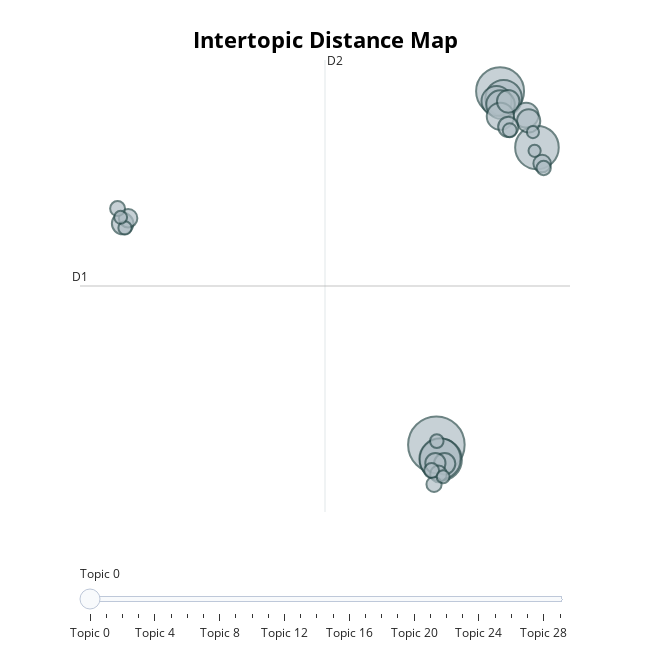

Notebook source saved alongside this figure:
### Code cell
# Visualize the topics
topic_model.visualize_topics()

### Figure 1 — Plotly figure (JSON) as saved in the notebook; plotly's stock layout.template omitted (floating-point values rounded to 4 significant figures)
{"data": [{"customdata": [[0, "Red Hill Environmental Remediation and Water Quality Monitoring Efforts", 345], [1, "Water Resource Management and Public Trust Issues in Hawaiʻi", 248], [2, "Zoom Meeting Discussion on Item B-1", 205], [3, "Water Resource Management and Infrastructure Planning in Hawai‘i", 189], [4, "Stream Flow Management and Diversion Modifications in West Maui", 183], [5, "KIUC Phase One Agreement and Cost Estimates for Modifications", 143], [6, "West Maui Water Rights and Management Debate", 98], [7, "Support for Kaleo Manuel's Reappointment as Deputy Director of the Water Commission", 88], [8, "Commission Discussions on Contested Case Hearing and Permit Review Process", 80], [9, "Delegation and Rulemaking Issues in Commission Decisions", 66], [10, "Legislative Process and Commission Involvement in Water Management Bills", 58], [11, "Maui Temporary Housing for Lahaina Fire Displaced Residents", 55], [12, "Stream Channel Alteration and Diversion Permits in Hawaii", 50], [13, "Water Resource Planning and Management in East Honolulu and Maui", 49], [14, "Agricultural Water Usage and Allocation Analysis", 44], [15, "Traditional and Customary Rights of Native Hawaiians and Their Legal Implications", 44], [16, "Staff Recommendations Approval Motions (Hannahs/Katayama)", 37], [17, "Understanding Feedback and Comparison Issues", 33], [18, "Federal Funding and Watershed Management Efforts", 30], [19, "Data Utilization and Knowledge Exchange in Decision Making", 25], [20, "Groundwater Availability and Sustainability in Hawai‘i Aquifers", 24], [21, "Stream Protection Management Overview by Dr. Ayron Strauch", 24], [22, "Clarification of Disputed Numeric Data", 22], [23, "Ka Paʻakai Mitigation and Impact Analysis", 21], [24, "Community Feedback on Water Quality Data and Accessibility", 20], [25, "Delegation of Authority for Well Construction and Pump Installation Permits in Hawaii", 19], [26, "Update on Water Resource Management in Waimea and Lahaina Aquifers", 18], [27, "Balancing Water Reservations and Public Trust Uses for DHHL", 18], [28, "Screen Sharing Issues in Online Meetings", 16], [29, "Commission Briefing and Public Engagement", 16]], "hovertemplate": "<b>Topic %{customdata[0]}</b><br>%{customdata[1]}<br>Size: %{customdata[2]}", "legendgroup": "", "marker": {"color": "#B0BEC5", "line": {"color": "DarkSlateGrey", "width": 2}, "size": [345, 248, 205, 189, 183, 143, 98, 88, 80, 66, 58, 55, 50, 49, 44, 44, 37, 33, 30, 25, 24, 24, 22, 21, 20, 19, 18, 18, 16, 16], "sizemode": "area", "sizeref": 0.2156, "symbol": "circle"}, "mode": "markers", "name": "", "orientation": "v", "showlegend": false, "type": "scatter", "x": [5.273, 10.2, 13.04, 5.625, 5.556, 10.47, 9.924, 10.23, 10.22, 12.21, 12.4, 10.83, -18.96, 5.913, 5.199, 10.83, -18.54, 13.44, 5.44, 5.094, 4.906, -19.35, 13.56, 10.94, 5.306, -18.78, -19.12, 5.797, 12.86, 12.73], "xaxis": "x", "y": [-5.523, 7.922, 5.784, -6.093, -6.064, 7.66, 7.551, 7.417, 6.971, 7.009, 6.795, 7.538, 2.889, -6.247, -6.227, 6.567, 3.094, 5.17, -6.633, -7.028, -6.506, 3.459, 5.003, 6.438, -5.386, 2.723, 3.126, -6.74, 5.656, 6.37], "yaxis": "y"}], "layout": {"annotations": [{"showarrow": false, "text": "D1", "x": -22.26, "y": 0.5141, "yshift": 10}, {"showarrow": false, "text": "D2", "x": -3.33, "xshift": 10, "y": 9.111}], "height": 650, "hoverlabel": {"bgcolor": "white", "font": {"family": "Rockwell", "size": 16}}, "legend": {"itemsizing": "constant", "tracegroupgap": 0}, "margin": {"t": 60}, "shapes": [{"line": {"color": "#CFD8DC", "width": 2}, "type": "line", "x0": -3.33, "x1": -3.33, "y0": -8.083, "y1": 9.111}, {"line": {"color": "#9E9E9E", "width": 2}, "type": "line", "x0": -22.26, "x1": 15.6, "y0": 0.5141, "y1": 0.5141}], "sliders": [{"active": 0, "pad": {"t": 50}, "steps": [{"args": [{"marker.color": [["red", "#B0BEC5", "#B0BEC5", "#B0BEC5", "#B0BEC5", "#B0BEC5", "#B0BEC5", "#B0BEC5", "#B0BEC5", "#B0BEC5", "#B0BEC5", "#B0BEC5", "#B0BEC5", "#B0BEC5", "#B0BEC5", "#B0BEC5", "#B0BEC5", "#B0BEC5", "#B0BEC5", "#B0BEC5", "#B0BEC5", "#B0BEC5", "#B0BEC5", "#B0BEC5", "#B0BEC5", "#B0BEC5", "#B0BEC5", "#B0BEC5", "#B0BEC5", "#B0BEC5"]]}], "label": "Topic 0", "method": "update"}, {"args": [{"marker.color": [["#B0BEC5", "red", "#B0BEC5", "#B0BEC5", "#B0BEC5", "#B0BEC5", "#B0BEC5", "#B0BEC5", "#B0BEC5", "#B0BEC5", "#B0BEC5", "#B0BEC5", "#B0BEC5", "#B0BEC5", "#B0BEC5", "#B0BEC5", "#B0BEC5", "#B0BEC5", "#B0BEC5", "#B0BEC5", "#B0BEC5", "#B0BEC5", "#B0BEC5", "#B0BEC5", "#B0BEC5", "#B0BEC5", "#B0BEC5", "#B0BEC5", "#B0BEC5", "#B0BEC5"]]}], "label": "Topic 1", "method": "update"}, {"args": [{"marker.color": [["#B0BEC5", "#B0BEC5", "red", "#B0BEC5", "#B0BEC5", "#B0BEC5", "#B0BEC5", "#B0BEC5", "#B0BEC5", "#B0BEC5", "#B0BEC5", "#B0BEC5", "#B0BEC5", "#B0BEC5", "#B0BEC5", "#B0BEC5", "#B0BEC5", "#B0BEC5", "#B0BEC5", "#B0BEC5", "#B0BEC5", "#B0BEC5", "#B0BEC5", "#B0BEC5", "#B0BEC5", "#B0BEC5", "#B0BEC5", "#B0BEC5", "#B0BEC5", "#B0BEC5"]]}], "label": "Topic 2", "method": "update"}, {"args": [{"marker.color": [["#B0BEC5", "#B0BEC5", "#B0BEC5", "red", "#B0BEC5", "#B0BEC5", "#B0BEC5", "#B0BEC5", "#B0BEC5", "#B0BEC5", "#B0BEC5", "#B0BEC5", "#B0BEC5", "#B0BEC5", "#B0BEC5", "#B0BEC5", "#B0BEC5", "#B0BEC5", "#B0BEC5", "#B0BEC5", "#B0BEC5", "#B0BEC5", "#B0BEC5", "#B0BEC5", "#B0BEC5", "#B0BEC5", "#B0BEC5", "#B0BEC5", "#B0BEC5", "#B0BEC5"]]}], "label": "Topic 3", "method": "update"}, {"args": [{"marker.color": [["#B0BEC5", "#B0BEC5", "#B0BEC5", "#B0BEC5", "red", "#B0BEC5", "#B0BEC5", "#B0BEC5", "#B0BEC5", "#B0BEC5", "#B0BEC5", "#B0BEC5", "#B0BEC5", "#B0BEC5", "#B0BEC5", "#B0BEC5", "#B0BEC5", "#B0BEC5", "#B0BEC5", "#B0BEC5", "#B0BEC5", "#B0BEC5", "#B0BEC5", "#B0BEC5", "#B0BEC5", "#B0BEC5", "#B0BEC5", "#B0BEC5", "#B0BEC5", "#B0BEC5"]]}], "label": "Topic 4", "method": "update"}, {"args": [{"marker.color": [["#B0BEC5", "#B0BEC5", "#B0BEC5", "#B0BEC5", "#B0BEC5", "red", "#B0BEC5", "#B0BEC5", "#B0BEC5", "#B0BEC5", "#B0BEC5", "#B0BEC5", "#B0BEC5", "#B0BEC5", "#B0BEC5", "#B0BEC5", "#B0BEC5", "#B0BEC5", "#B0BEC5", "#B0BEC5", "#B0BEC5", "#B0BEC5", "#B0BEC5", "#B0BEC5", "#B0BEC5", "#B0BEC5", "#B0BEC5", "#B0BEC5", "#B0BEC5", "#B0BEC5"]]}], "label": "Topic 5", "method": "update"}, {"args": [{"marker.color": [["#B0BEC5", "#B0BEC5", "#B0BEC5", "#B0BEC5", "#B0BEC5", "#B0BEC5", "red", "#B0BEC5", "#B0BEC5", "#B0BEC5", "#B0BEC5", "#B0BEC5", "#B0BEC5", "#B0BEC5", "#B0BEC5", "#B0BEC5", "#B0BEC5", "#B0BEC5", "#B0BEC5", "#B0BEC5", "#B0BEC5", "#B0BEC5", "#B0BEC5", "#B0BEC5", "#B0BEC5", "#B0BEC5", "#B0BEC5", "#B0BEC5", "#B0BEC5", "#B0BEC5"]]}], "label": "Topic 6", "method": "update"}, {"args": [{"marker.color": [["#B0BEC5", "#B0BEC5", "#B0BEC5", "#B0BEC5", "#B0BEC5", "#B0BEC5", "#B0BEC5", "red", "#B0BEC5", "#B0BEC5", "#B0BEC5", "#B0BEC5", "#B0BEC5", "#B0BEC5", "#B0BEC5", "#B0BEC5", "#B0BEC5", "#B0BEC5", "#B0BEC5", "#B0BEC5", "#B0BEC5", "#B0BEC5", "#B0BEC5", "#B0BEC5", "#B0BEC5", "#B0BEC5", "#B0BEC5", "#B0BEC5", "#B0BEC5", "#B0BEC5"]]}], "label": "Topic 7", "method": "update"}, {"args": [{"marker.color": [["#B0BEC5", "#B0BEC5", "#B0BEC5", "#B0BEC5", "#B0BEC5", "#B0BEC5", "#B0BEC5", "#B0BEC5", "red", "#B0BEC5", "#B0BEC5", "#B0BEC5", "#B0BEC5", "#B0BEC5", "#B0BEC5", "#B0BEC5", "#B0BEC5", "#B0BEC5", "#B0BEC5", "#B0BEC5", "#B0BEC5", "#B0BEC5", "#B0BEC5", "#B0BEC5", "#B0BEC5", "#B0BEC5", "#B0BEC5", "#B0BEC5", "#B0BEC5", "#B0BEC5"]]}], "label": "Topic 8", "method": "update"}, {"args": [{"marker.color": [["#B0BEC5", "#B0BEC5", "#B0BEC5", "#B0BEC5", "#B0BEC5", "#B0BEC5", "#B0BEC5", "#B0BEC5", "#B0BEC5", "red", "#B0BEC5", "#B0BEC5", "#B0BEC5", "#B0BEC5", "#B0BEC5", "#B0BEC5", "#B0BEC5", "#B0BEC5", "#B0BEC5", "#B0BEC5", "#B0BEC5", "#B0BEC5", "#B0BEC5", "#B0BEC5", "#B0BEC5", "#B0BEC5", "#B0BEC5", "#B0BEC5", "#B0BEC5", "#B0BEC5"]]}], "label": "Topic 9", "method": "update"}, {"args": [{"marker.color": [["#B0BEC5", "#B0BEC5", "#B0BEC5", "#B0BEC5", "#B0BEC5", "#B0BEC5", "#B0BEC5", "#B0BEC5", "#B0BEC5", "#B0BEC5", "red", "#B0BEC5", "#B0BEC5", "#B0BEC5", "#B0BEC5", "#B0BEC5", "#B0BEC5", "#B0BEC5", "#B0BEC5", "#B0BEC5", "#B0BEC5", "#B0BEC5", "#B0BEC5", "#B0BEC5", "#B0BEC5", "#B0BEC5", "#B0BEC5", "#B0BEC5", "#B0BEC5", "#B0BEC5"]]}], "label": "Topic 10", "method": "update"}, {"args": [{"marker.color": [["#B0BEC5", "#B0BEC5", "#B0BEC5", "#B0BEC5", "#B0BEC5", "#B0BEC5", "#B0BEC5", "#B0BEC5", "#B0BEC5", "#B0BEC5", "#B0BEC5", "red", "#B0BEC5", "#B0BEC5", "#B0BEC5", "#B0BEC5", "#B0BEC5", "#B0BEC5", "#B0BEC5", "#B0BEC5", "#B0BEC5", "#B0BEC5", "#B0BEC5", "#B0BEC5", "#B0BEC5", "#B0BEC5", "#B0BEC5", "#B0BEC5", "#B0BEC5", "#B0BEC5"]]}], "label": "Topic 11", "method": "update"}, {"args": [{"marker.color": [["#B0BEC5", "#B0BEC5", "#B0BEC5", "#B0BEC5", "#B0BEC5", "#B0BEC5", "#B0BEC5", "#B0BEC5", "#B0BEC5", "#B0BEC5", "#B0BEC5", "#B0BEC5", "red", "#B0BEC5", "#B0BEC5", "#B0BEC5", "#B0BEC5", "#B0BEC5", "#B0BEC5", "#B0BEC5", "#B0BEC5", "#B0BEC5", "#B0BEC5", "#B0BEC5", "#B0BEC5", "#B0BEC5", "#B0BEC5", "#B0BEC5", "#B0BEC5", "#B0BEC5"]]}], "label": "Topic 12", "method": "update"}, {"args": [{"marker.color": [["#B0BEC5", "#B0BEC5", "#B0BEC5", "#B0BEC5", "#B0BEC5", "#B0BEC5", "#B0BEC5", "#B0BEC5", "#B0BEC5", "#B0BEC5", "#B0BEC5", "#B0BEC5", "#B0BEC5", "red", "#B0BEC5", "#B0BEC5", "#B0BEC5", "#B0BEC5", "#B0BEC5", "#B0BEC5", "#B0BEC5", "#B0BEC5", "#B0BEC5", "#B0BEC5", "#B0BEC5", "#B0BEC5", "#B0BEC5", "#B0BEC5", "#B0BEC5", "#B0BEC5"]]}], "label": "Topic 13", "method": "update"}, {"args": [{"marker.color": [["#B0BEC5", "#B0BEC5", "#B0BEC5", "#B0BEC5", "#B0BEC5", "#B0BEC5", "#B0BEC5", "#B0BEC5", "#B0BEC5", "#B0BEC5", "#B0BEC5", "#B0BEC5", "#B0BEC5", "#B0BEC5", "red", "#B0BEC5", "#B0BEC5", "#B0BEC5", "#B0BEC5", "#B0BEC5", "#B0BEC5", "#B0BEC5", "#B0BEC5", "#B0BEC5", "#B0BEC5", "#B0BEC5", "#B0BEC5", "#B0BEC5", "#B0BEC5", "#B0BEC5"]]}], "label": "Topic 14", "method": "update"}, {"args": [{"marker.color": [["#B0BEC5", "#B0BEC5", "#B0BEC5", "#B0BEC5", "#B0BEC5", "#B0BEC5", "#B0BEC5", "#B0BEC5", "#B0BEC5", "#B0BEC5", "#B0BEC5", "#B0BEC5", "#B0BEC5", "#B0BEC5", "#B0BEC5", "red", "#B0BEC5", "#B0BEC5", "#B0BEC5", "#B0BEC5", "#B0BEC5", "#B0BEC5", "#B0BEC5", "#B0BEC5", "#B0BEC5", "#B0BEC5", "#B0BEC5", "#B0BEC5", "#B0BEC5", "#B0BEC5"]]}], "label": "Topic 15", "method": "update"}, {"args": [{"marker.color": [["#B0BEC5", "#B0BEC5", "#B0BEC5", "#B0BEC5", "#B0BEC5", "#B0BEC5", "#B0BEC5", "#B0BEC5", "#B0BEC5", "#B0BEC5", "#B0BEC5", "#B0BEC5", "#B0BEC5", "#B0BEC5", "#B0BEC5", "#B0BEC5", "red", "#B0BEC5", "#B0BEC5", "#B0BEC5", "#B0BEC5", "#B0BEC5", "#B0BEC5", "#B0BEC5", "#B0BEC5", "#B0BEC5", "#B0BEC5", "#B0BEC5", "#B0BEC5", "#B0BEC5"]]}], "label": "Topic 16", "method": "update"}, {"args": [{"marker.color": [["#B0BEC5", "#B0BEC5", "#B0BEC5", "#B0BEC5", "#B0BEC5", "#B0BEC5", "#B0BEC5", "#B0BEC5", "#B0BEC5", "#B0BEC5", "#B0BEC5", "#B0BEC5", "#B0BEC5", "#B0BEC5", "#B0BEC5", "#B0BEC5", "#B0BEC5", "red", "#B0BEC5", "#B0BEC5", "#B0BEC5", "#B0BEC5", "#B0BEC5", "#B0BEC5", "#B0BEC5", "#B0BEC5", "#B0BEC5", "#B0BEC5", "#B0BEC5", "#B0BEC5"]]}], "label": "Topic 17", "method": "update"}, {"args": [{"marker.color": [["#B0BEC5", "#B0BEC5", "#B0BEC5", "#B0BEC5", "#B0BEC5", "#B0BEC5", "#B0BEC5", "#B0BEC5", "#B0BEC5", "#B0BEC5", "#B0BEC5", "#B0BEC5", "#B0BEC5", "#B0BEC5", "#B0BEC5", "#B0BEC5", "#B0BEC5", "#B0BEC5", "red", "#B0BEC5", "#B0BEC5", "#B0BEC5", "#B0BEC5", "#B0BEC5", "#B0BEC5", "#B0BEC5", "#B0BEC5", "#B0BEC5", "#B0BEC5", "#B0BEC5"]]}], "label": "Topic 18", "method": "update"}, {"args": [{"marker.color": [["#B0BEC5", "#B0BEC5", "#B0BEC5", "#B0BEC5", "#B0BEC5", "#B0BEC5", "#B0BEC5", "#B0BEC5", "#B0BEC5", "#B0BEC5", "#B0BEC5", "#B0BEC5", "#B0BEC5", "#B0BEC5", "#B0BEC5", "#B0BEC5", "#B0BEC5", "#B0BEC5", "#B0BEC5", "red", "#B0BEC5", "#B0BEC5", "#B0BEC5", "#B0BEC5", "#B0BEC5", "#B0BEC5", "#B0BEC5", "#B0BEC5", "#B0BEC5", "#B0BEC5"]]}], "label": "Topic 19", "method": "update"}, {"args": [{"marker.color": [["#B0BEC5", "#B0BEC5", "#B0BEC5", "#B0BEC5", "#B0BEC5", "#B0BEC5", "#B0BEC5", "#B0BEC5", "#B0BEC5", "#B0BEC5", "#B0BEC5", "#B0BEC5", "#B0BEC5", "#B0BEC5", "#B0BEC5", "#B0BEC5", "#B0BEC5", "#B0BEC5", "#B0BEC5", "#B0BEC5", "red", "#B0BEC5", "#B0BEC5", "#B0BEC5", "#B0BEC5", "#B0BEC5", "#B0BEC5", "#B0BEC5", "#B0BEC5", "#B0BEC5"]]}], "label": "Topic 20", "method": "update"}, {"args": [{"marker.color": [["#B0BEC5", "#B0BEC5", "#B0BEC5", "#B0BEC5", "#B0BEC5", "#B0BEC5", "#B0BEC5", "#B0BEC5", "#B0BEC5", "#B0BEC5", "#B0BEC5", "#B0BEC5", "#B0BEC5", "#B0BEC5", "#B0BEC5", "#B0BEC5", "#B0BEC5", "#B0BEC5", "#B0BEC5", "#B0BEC5", "#B0BEC5", "red", "#B0BEC5", "#B0BEC5", "#B0BEC5", "#B0BEC5", "#B0BEC5", "#B0BEC5", "#B0BEC5", "#B0BEC5"]]}], "label": "Topic 21", "method": "update"}, {"args": [{"marker.color": [["#B0BEC5", "#B0BEC5", "#B0BEC5", "#B0BEC5", "#B0BEC5", "#B0BEC5", "#B0BEC5", "#B0BEC5", "#B0BEC5", "#B0BEC5", "#B0BEC5", "#B0BEC5", "#B0BEC5", "#B0BEC5", "#B0BEC5", "#B0BEC5", "#B0BEC5", "#B0BEC5", "#B0BEC5", "#B0BEC5", "#B0BEC5", "#B0BEC5", "red", "#B0BEC5", "#B0BEC5", "#B0BEC5", "#B0BEC5", "#B0BEC5", "#B0BEC5", "#B0BEC5"]]}], "label": "Topic 22", "method": "update"}, {"args": [{"marker.color": [["#B0BEC5", "#B0BEC5", "#B0BEC5", "#B0BEC5", "#B0BEC5", "#B0BEC5", "#B0BEC5", "#B0BEC5", "#B0BEC5", "#B0BEC5", "#B0BEC5", "#B0BEC5", "#B0BEC5", "#B0BEC5", "#B0BEC5", "#B0BEC5", "#B0BEC5", "#B0BEC5", "#B0BEC5", "#B0BEC5", "#B0BEC5", "#B0BEC5", "#B0BEC5", "red", "#B0BEC5", "#B0BEC5", "#B0BEC5", "#B0BEC5", "#B0BEC5", "#B0BEC5"]]}], "label": "Topic 23", "method": "update"}, {"args": [{"marker.color": [["#B0BEC5", "#B0BEC5", "#B0BEC5", "#B0BEC5", "#B0BEC5", "#B0BEC5", "#B0BEC5", "#B0BEC5", "#B0BEC5", "#B0BEC5", "#B0BEC5", "#B0BEC5", "#B0BEC5", "#B0BEC5", "#B0BEC5", "#B0BEC5", "#B0BEC5", "#B0BEC5", "#B0BEC5", "#B0BEC5", "#B0BEC5", "#B0BEC5", "#B0BEC5", "#B0BEC5", "red", "#B0BEC5", "#B0BEC5", "#B0BEC5", "#B0BEC5", "#B0BEC5"]]}], "label": "Topic 24", "method": "update"}, {"args": [{"marker.color": [["#B0BEC5", "#B0BEC5", "#B0BEC5", "#B0BEC5", "#B0BEC5", "#B0BEC5", "#B0BEC5", "#B0BEC5", "#B0BEC5", "#B0BEC5", "#B0BEC5", "#B0BEC5", "#B0BEC5", "#B0BEC5", "#B0BEC5", "#B0BEC5", "#B0BEC5", "#B0BEC5", "#B0BEC5", "#B0BEC5", "#B0BEC5", "#B0BEC5", "#B0BEC5", "#B0BEC5", "#B0BEC5", "red", "#B0BEC5", "#B0BEC5", "#B0BEC5", "#B0BEC5"]]}], "label": "Topic 25", "method": "update"}, {"args": [{"marker.color": [["#B0BEC5", "#B0BEC5", "#B0BEC5", "#B0BEC5", "#B0BEC5", "#B0BEC5", "#B0BEC5", "#B0BEC5", "#B0BEC5", "#B0BEC5", "#B0BEC5", "#B0BEC5", "#B0BEC5", "#B0BEC5", "#B0BEC5", "#B0BEC5", "#B0BEC5", "#B0BEC5", "#B0BEC5", "#B0BEC5", "#B0BEC5", "#B0BEC5", "#B0BEC5", "#B0BEC5", "#B0BEC5", "#B0BEC5", "red", "#B0BEC5", "#B0BEC5", "#B0BEC5"]]}], "label": "Topic 26", "method": "update"}, {"args": [{"marker.color": [["#B0BEC5", "#B0BEC5", "#B0BEC5", "#B0BEC5", "#B0BEC5", "#B0BEC5", "#B0BEC5", "#B0BEC5", "#B0BEC5", "#B0BEC5", "#B0BEC5", "#B0BEC5", "#B0BEC5", "#B0BEC5", "#B0BEC5", "#B0BEC5", "#B0BEC5", "#B0BEC5", "#B0BEC5", "#B0BEC5", "#B0BEC5", "#B0BEC5", "#B0BEC5", "#B0BEC5", "#B0BEC5", "#B0BEC5", "#B0BEC5", "red", "#B0BEC5", "#B0BEC5"]]}], "label": "Topic 27", "method": "update"}, {"args": [{"marker.color": [["#B0BEC5", "#B0BEC5", "#B0BEC5", "#B0BEC5", "#B0BEC5", "#B0BEC5", "#B0BEC5", "#B0BEC5", "#B0BEC5", "#B0BEC5", "#B0BEC5", "#B0BEC5", "#B0BEC5", "#B0BEC5", "#B0BEC5", "#B0BEC5", "#B0BEC5", "#B0BEC5", "#B0BEC5", "#B0BEC5", "#B0BEC5", "#B0BEC5", "#B0BEC5", "#B0BEC5", "#B0BEC5", "#B0BEC5", "#B0BEC5", "#B0BEC5", "red", "#B0BEC5"]]}], "label": "Topic 28", "method": "update"}, {"args": [{"marker.color": [["#B0BEC5", "#B0BEC5", "#B0BEC5", "#B0BEC5", "#B0BEC5", "#B0BEC5", "#B0BEC5", "#B0BEC5", "#B0BEC5", "#B0BEC5", "#B0BEC5", "#B0BEC5", "#B0BEC5", "#B0BEC5", "#B0BEC5", "#B0BEC5", "#B0BEC5", "#B0BEC5", "#B0BEC5", "#B0BEC5", "#B0BEC5", "#B0BEC5", "#B0BEC5", "#B0BEC5", "#B0BEC5", "#B0BEC5", "#B0BEC5", "#B0BEC5", "#B0BEC5", "red"]]}], "label": "Topic 29", "method": "update"}]}], "title": {"font": {"color": "Black", "size": 22}, "text": "<b>Intertopic Distance Map</b>", "x": 0.5, "xanchor": "center", "y": 0.95, "yanchor": "top"}, "width": 650, "xaxis": {"anchor": "y", "domain": [0, 1], "range": [-22.26, 15.6], "title": {"text": ""}, "visible": false}, "yaxis": {"anchor": "x", "domain": [0, 1], "range": [-8.083, 9.111], "title": {"text": ""}, "visible": false}}}
